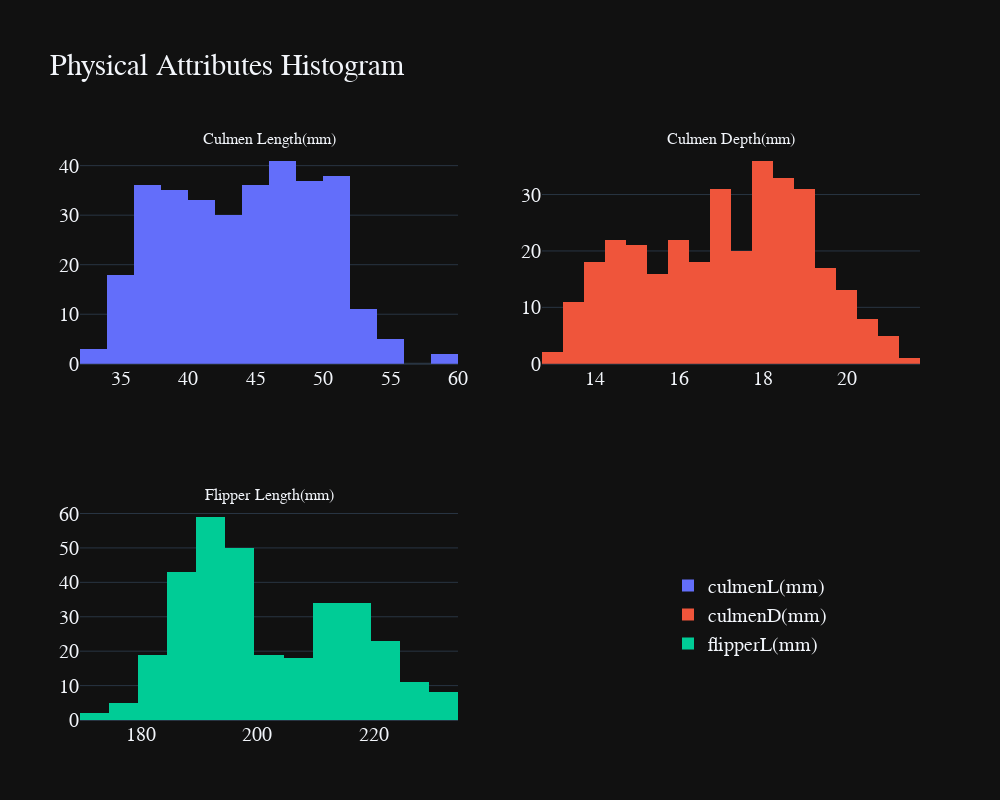

The notebook cell saved with this chart:
### Code cell
fig = make_subplots(rows=2,cols=2,subplot_titles=("Culmen Length(mm)","Culmen Depth(mm)","Flipper Length(mm)"))
fig.add_trace(go.Histogram(x=temp_na.culmenL,name="culmenL(mm)"),row=1,col=1)
fig.add_trace(go.Histogram(x=temp_na.culmenD,name="culmenD(mm)"),row=1,col=2)
fig.add_trace(go.Histogram(x=temp_na.flipperL,name="flipperL(mm)"),row=2,col=1)
fig.update_layout(legend=dict(y=0.1,x=0.7),height=800,width=1000,title=dict(text="Physical Attributes Histogram",font=dict(size=30)),margin=dict(t=150))

### Figure 1 — Plotly figure (JSON) as saved in the notebook; plotly's stock layout.template omitted (floating-point values rounded to 4 significant figures; data arrays with more than 128 entries replaced by an {"elided": "..."} marker saying what was removed)
{"data": [{"name": "culmenL(mm)", "type": "histogram", "x": {"elided": "325 float values"}, "xaxis": "x", "yaxis": "y"}, {"name": "culmenD(mm)", "type": "histogram", "x": {"elided": "325 float values"}, "xaxis": "x2", "yaxis": "y2"}, {"name": "flipperL(mm)", "type": "histogram", "x": {"elided": "325 int values"}, "xaxis": "x3", "yaxis": "y3"}], "layout": {"annotations": [{"font": {"size": 16}, "showarrow": false, "text": "Culmen Length(mm)", "x": 0.225, "xanchor": "center", "xref": "paper", "y": 1, "yanchor": "bottom", "yref": "paper"}, {"font": {"size": 16}, "showarrow": false, "text": "Culmen Depth(mm)", "x": 0.775, "xanchor": "center", "xref": "paper", "y": 1, "yanchor": "bottom", "yref": "paper"}, {"font": {"size": 16}, "showarrow": false, "text": "Flipper Length(mm)", "x": 0.225, "xanchor": "center", "xref": "paper", "y": 0.375, "yanchor": "bottom", "yref": "paper"}], "height": 800, "legend": {"x": 0.7, "y": 0.1}, "margin": {"t": 150}, "title": {"font": {"size": 30}, "text": "Physical Attributes Histogram"}, "width": 1000, "xaxis": {"anchor": "y", "domain": [0, 0.45]}, "xaxis2": {"anchor": "y2", "domain": [0.55, 1]}, "xaxis3": {"anchor": "y3", "domain": [0, 0.45]}, "xaxis4": {"anchor": "y4", "domain": [0.55, 1]}, "yaxis": {"anchor": "x", "domain": [0.625, 1]}, "yaxis2": {"anchor": "x2", "domain": [0.625, 1]}, "yaxis3": {"anchor": "x3", "domain": [0, 0.375]}, "yaxis4": {"anchor": "x4", "domain": [0, 0.375]}}}
